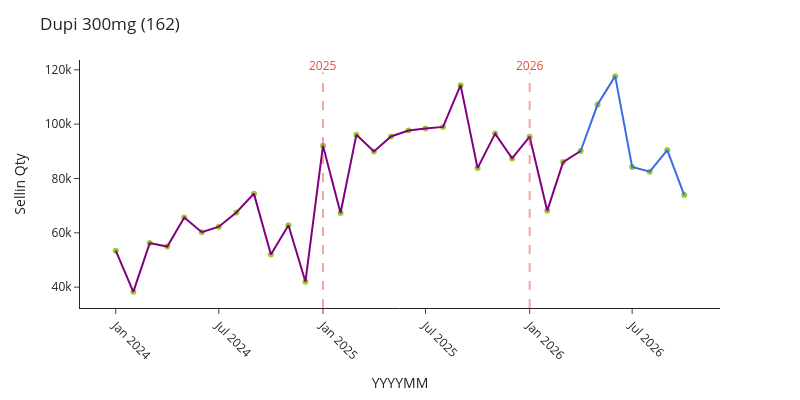

Source (notebook cell):
### Code cell
fig = px.scatter(data_frame=plot_df_162, x=plot_df_162['bizym'], y=plot_df_162['qty'], color_discrete_sequence=['yellowgreen'])
fig.add_trace(go.Scatter(x=plot_df_162[plot_df_162['类型']=='历史实际值']['bizym'], 
                        y=plot_df_162[plot_df_162['类型']=='历史实际值']['qty'], 
                        mode='lines', 
                        line=dict(color='purple', width=2),
                        showlegend=False
                        ))
fig.add_trace(go.Scatter(x=plot_df_162.iloc[-7:, 0], 
                        y=plot_df_162.iloc[-7:, 1], 
                        mode='lines', 
                        line=dict(color='royalblue', width=2),
                        showlegend=False
                        ))

fig.add_shape(
    type="line",
    x0=pd.Timestamp('2025-01-01'), x1=pd.Timestamp('2025-01-01'),
    y0=0, y1=0.95,
    xref="x", yref="paper",  # 关键：yref=paper 让 y 坐标用 0-1 相对值
    line=dict(color='#E74C3C', width=2, dash="dash"),
    opacity=0.5
)

fig.add_shape(
    type="line",
    x0=pd.Timestamp('2026-01-01'), x1=pd.Timestamp('2026-01-01'),
    y0=0, y1=0.95,
    xref="x", yref="paper",
    line=dict(color='#E74C3C', width=2, dash="dash"),
    opacity=0.5
)


fig.add_annotation(
    x=pd.Timestamp('2025-01-01'), y=1,
    xref="x", yref="paper",
    text="2025", showarrow=False,
    yshift=5,  # 文字位置稍微上移
    font=dict(size=12, color='#E74C3C')
)

fig.add_annotation(
    x=pd.Timestamp('2026-01-01'), y=1,
    xref="x", yref="paper",
    text="2026", showarrow=False,
    yshift=5,
    font=dict(size=12, color='#E74C3C')
)


fig.update_xaxes(title='YYYYMM')
fig.update_yaxes(title='Sellin Qty')
fig.update_layout(template='simple_white',
                title='Dupi 300mg (162)',
                xaxis_tickangle=45,
                width=800, 
                height=400 )

### Figure 1 — Plotly figure (JSON) as saved in the notebook; plotly's stock layout.template omitted (floating-point values rounded to 4 significant figures)
{"data": [{"hovertemplate": "bizym=%{x}<br>qty=%{y}<extra></extra>", "legendgroup": "", "marker": {"color": "yellowgreen", "symbol": "circle"}, "mode": "markers", "name": "", "orientation": "v", "showlegend": false, "type": "scatter", "x": ["2024-01-01T00:00:00.000000000", "2024-02-01T00:00:00.000000000", "2024-03-01T00:00:00.000000000", "2024-04-01T00:00:00.000000000", "2024-05-01T00:00:00.000000000", "2024-06-01T00:00:00.000000000", "2024-07-01T00:00:00.000000000", "2024-08-01T00:00:00.000000000", "2024-09-01T00:00:00.000000000", "2024-10-01T00:00:00.000000000", "2024-11-01T00:00:00.000000000", "2024-12-01T00:00:00.000000000", "2025-01-01T00:00:00.000000000", "2025-02-01T00:00:00.000000000", "2025-03-01T00:00:00.000000000", "2025-04-01T00:00:00.000000000", "2025-05-01T00:00:00.000000000", "2025-06-01T00:00:00.000000000", "2025-07-01T00:00:00.000000000", "2025-08-01T00:00:00.000000000", "2025-09-01T00:00:00.000000000", "2025-10-01T00:00:00.000000000", "2025-11-01T00:00:00.000000000", "2025-12-01T00:00:00.000000000", "2026-01-01T00:00:00.000000000", "2026-02-01T00:00:00.000000000", "2026-03-01T00:00:00.000000000", "2026-04-01T00:00:00.000000000", "2026-05-01T00:00:00.000000000", "2026-06-01T00:00:00.000000000", "2026-07-01T00:00:00.000000000", "2026-08-01T00:00:00.000000000", "2026-09-01T00:00:00.000000000", "2026-10-01T00:00:00.000000000"], "xaxis": "x", "y": [53400.0, 38270.0, 56210.0, 54950.0, 65630.0, 60240.0, 62240.0, 67480.0, 74420.0, 52040.0, 62780.0, 42000.0, 92060.0, 67280.0, 96120.0, 89960.0, 95460.0, 97630.0, 98440.0, 98970.0, 114400.0, 83820.0, 96510.0, 87380.0, 95390.0, 68080.0, 86020.0, 90120.0, 107200.0, 117700.0, 84220.0, 82520.0, 90450.0, 73900.0], "yaxis": "y"}, {"line": {"color": "purple", "width": 2}, "mode": "lines", "showlegend": false, "type": "scatter", "x": ["2024-01-01T00:00:00.000000000", "2024-02-01T00:00:00.000000000", "2024-03-01T00:00:00.000000000", "2024-04-01T00:00:00.000000000", "2024-05-01T00:00:00.000000000", "2024-06-01T00:00:00.000000000", "2024-07-01T00:00:00.000000000", "2024-08-01T00:00:00.000000000", "2024-09-01T00:00:00.000000000", "2024-10-01T00:00:00.000000000", "2024-11-01T00:00:00.000000000", "2024-12-01T00:00:00.000000000", "2025-01-01T00:00:00.000000000", "2025-02-01T00:00:00.000000000", "2025-03-01T00:00:00.000000000", "2025-04-01T00:00:00.000000000", "2025-05-01T00:00:00.000000000", "2025-06-01T00:00:00.000000000", "2025-07-01T00:00:00.000000000", "2025-08-01T00:00:00.000000000", "2025-09-01T00:00:00.000000000", "2025-10-01T00:00:00.000000000", "2025-11-01T00:00:00.000000000", "2025-12-01T00:00:00.000000000", "2026-01-01T00:00:00.000000000", "2026-02-01T00:00:00.000000000", "2026-03-01T00:00:00.000000000", "2026-04-01T00:00:00.000000000"], "y": [53400.0, 38270.0, 56210.0, 54950.0, 65630.0, 60240.0, 62240.0, 67480.0, 74420.0, 52040.0, 62780.0, 42000.0, 92060.0, 67280.0, 96120.0, 89960.0, 95460.0, 97630.0, 98440.0, 98970.0, 114400.0, 83820.0, 96510.0, 87380.0, 95390.0, 68080.0, 86020.0, 90120.0]}, {"line": {"color": "royalblue", "width": 2}, "mode": "lines", "showlegend": false, "type": "scatter", "x": ["2026-04-01T00:00:00.000000000", "2026-05-01T00:00:00.000000000", "2026-06-01T00:00:00.000000000", "2026-07-01T00:00:00.000000000", "2026-08-01T00:00:00.000000000", "2026-09-01T00:00:00.000000000", "2026-10-01T00:00:00.000000000"], "y": [90120.0, 107200.0, 117700.0, 84220.0, 82520.0, 90450.0, 73900.0]}], "layout": {"annotations": [{"font": {"color": "#E74C3C", "size": 12}, "showarrow": false, "text": "2025", "x": "2025-01-01T00:00:00", "xref": "x", "y": 1, "yref": "paper", "yshift": 5}, {"font": {"color": "#E74C3C", "size": 12}, "showarrow": false, "text": "2026", "x": "2026-01-01T00:00:00", "xref": "x", "y": 1, "yref": "paper", "yshift": 5}], "height": 400, "legend": {"tracegroupgap": 0}, "margin": {"t": 60}, "shapes": [{"line": {"color": "#E74C3C", "dash": "dash", "width": 2}, "opacity": 0.5, "type": "line", "x0": "2025-01-01T00:00:00", "x1": "2025-01-01T00:00:00", "xref": "x", "y0": 0, "y1": 0.95, "yref": "paper"}, {"line": {"color": "#E74C3C", "dash": "dash", "width": 2}, "opacity": 0.5, "type": "line", "x0": "2026-01-01T00:00:00", "x1": "2026-01-01T00:00:00", "xref": "x", "y0": 0, "y1": 0.95, "yref": "paper"}], "title": {"text": "Dupi 300mg (162)"}, "width": 800, "xaxis": {"anchor": "y", "domain": [0, 1], "tickangle": 45, "title": {"text": "YYYYMM"}}, "yaxis": {"anchor": "x", "domain": [0, 1], "title": {"text": "Sellin Qty"}}}}
